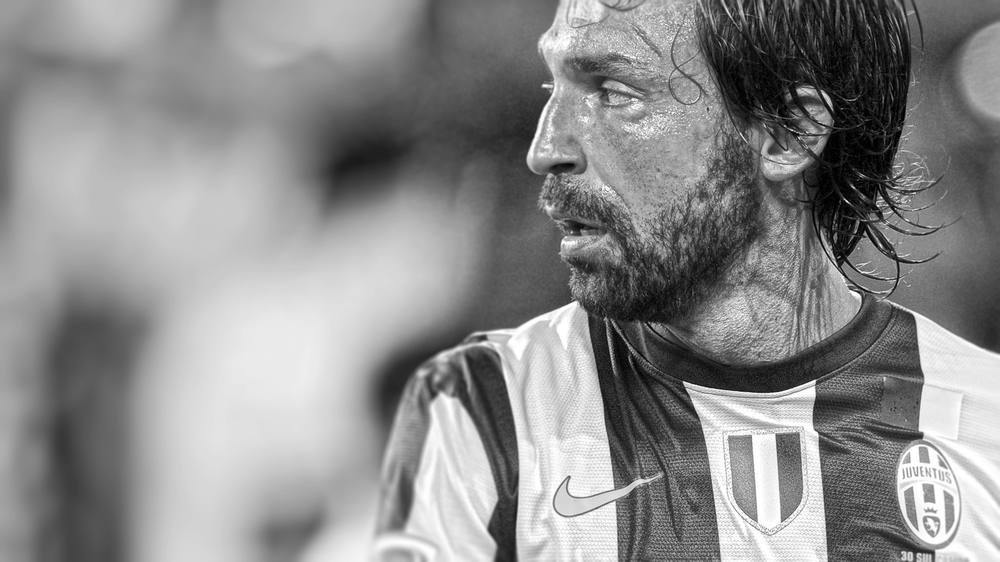
#> input picture input.png, 1000 x 562 px, shrunk from 1920 x 1080 before the run
$ python neg.py
#> lines starting #> are read from the running program, lines starting #| are printed output that depends on the picture
from PIL import Image

image = Image.open("../input.png").convert("L")
#> image is the input picture: PIL image 1000x562 L; min 0, max 255, mean 139.8

w, h = image.size
#> w = 1000; h = 562
pix = image.load()

out = Image.new("L", (w, h))
#> out: PIL image 1000x562 L; every value is 0
out_pix = out.load()

for i in range(h):
    for j in range(w):
        r = pix[j, i]
        out_pix[j, i] = 255 - r

out.save("neg.png")
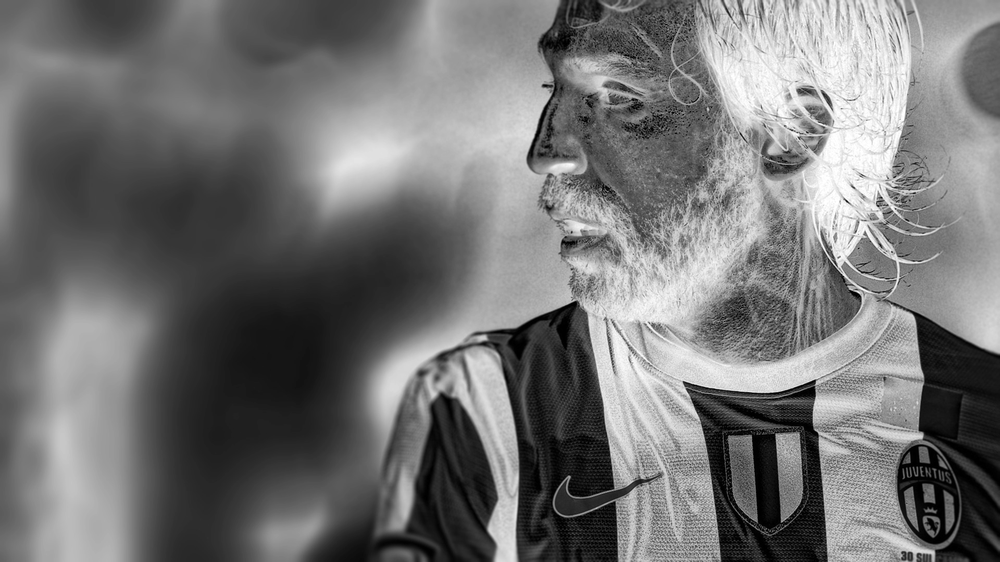
#> saved as neg.png: PIL image 1000x562 L; min 0, max 255, mean 115.2
print("negative done")
